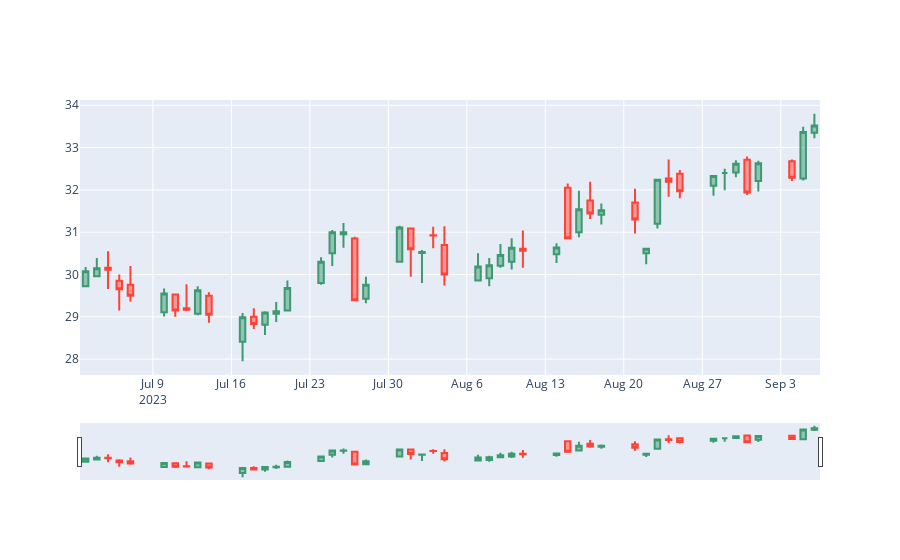

The cell this chart's notebook holds for it:
### Code cell
interactive_chart(prices, 'PETR4.SA')
